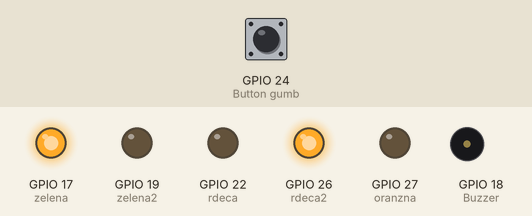
Simulated run of this program. Board: Raspberry Pi (BCM pin numbers). Shown: output pins drawn as LEDs (lit = HIGH), buzzer (waves = sounding, pin HIGH). The test bench sets the inputs (shaded band); at power-on: GPIO 24 (Button gumb) HIGH.

Above: at 1.2 s.
1.3 s: GPIO 24 (Button gumb) pulled LOW for 0.15 s
At 3.8 s:
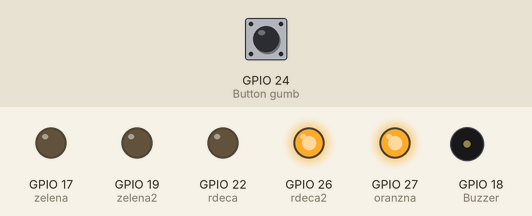
At 6.1 s:
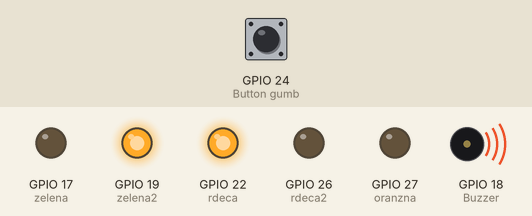
7.4 s: GPIO 24 (Button gumb) pulled LOW for 1 s
At 14.6 s:
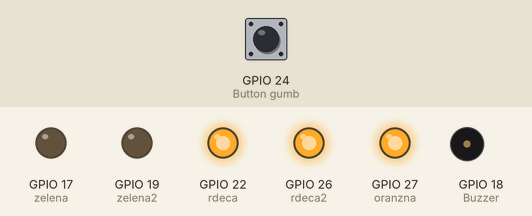
Timing chart, 0 to 16.8 s (numbered marks = the images above; inputs shaded):
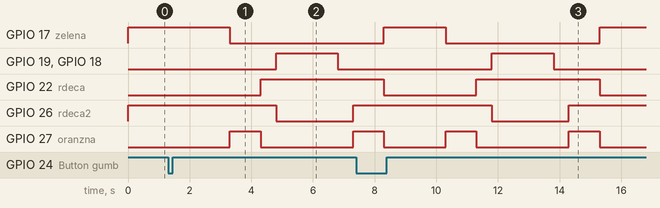

The program:

signalizacija7.py
```python
# encoding: utf-8
import gpiozero
import time

def prehod():
    time.sleep(2)
    # oranžna
    zelena.off()
    oranzna.on()
    time.sleep(1)
    # rdeča
    oranzna.off()
    rdeca.on()
    time.sleep(0.5)
    # zelena za pešce
    rdeca2.off()
    zelena2.on()
    zvok.on()
    time.sleep(2)
    # rdeča za pešce
    zvok.off()
    zelena2.off()
    time.sleep(0.5)
    # rdeča in oranžna
    rdeca2.on()
    oranzna.on()
    time.sleep(1)
    # zelena
    rdeca.off()
    oranzna.off()
    zelena.on()

# semafor za avtomobile
zelena = gpiozero.LED(17)
rdeca = gpiozero.LED(22)
oranzna = gpiozero.LED(27)

# semafor za pešce
zelena2 = gpiozero.LED(19)
rdeca2 = gpiozero.LED(26)

# gumb za pešce
gumb = gpiozero.Button(24)

# piezo aktivni brenčač
zvok = gpiozero.Buzzer(18)

# zelena za avtomobile, rdeča za pešce
rdeca.off()
oranzna.off()
zelena.on()
rdeca2.on()
zelena2.off()

# vsakokrat ko pešec pritisne gumb
while True:
    if gumb.is_pressed:
        prehod()
```

Measured:
- after the input at 1.3 s, GPIO 17 (zelena): HIGH → LOW after 2.0 s; GPIO 19 (zelena2), GPIO 18 (Buzzer): LOW → HIGH after 3.5 s, → LOW 2.0 s later; GPIO 22 (rdeca): LOW → HIGH after 3.0 s; GPIO 26 (rdeca2): HIGH → LOW after 3.5 s, → HIGH 2.5 s later; GPIO 27 (oranzna): LOW → HIGH after 2.0 s, → LOW 1.0 s later, → HIGH 3.0 s later
- after the input at 7.4 s, GPIO 19 (zelena2), GPIO 18 (Buzzer): LOW → HIGH after 4.4 s, → LOW 2.0 s later; GPIO 26 (rdeca2): HIGH → LOW after 4.4 s, → HIGH 2.5 s later
